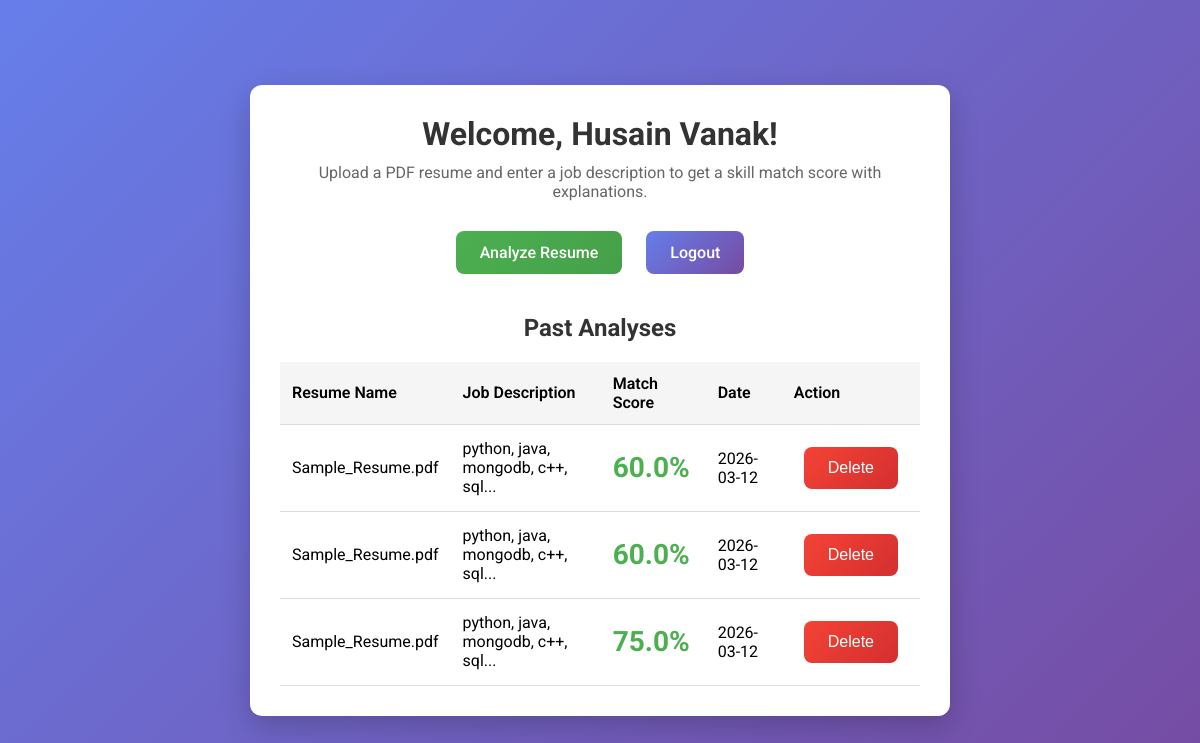
The page /dashboard (signed in) on the database its author committed.
### models.py (models this page shows, shortened)
class User(UserMixin, db.Model):
    id = db.Column(db.Integer, primary_key=True)
    name = db.Column(db.String(100), nullable=False)
    email = db.Column(db.String(120), unique=True, nullable=False)
    password = db.Column(db.String(200), nullable=False)
    created_at = db.Column(db.DateTime, default=datetime.utcnow)
    analyses = db.relationship('ResumeAnalysis', backref='user', lazy=True)

class ResumeAnalysis(db.Model):
    id = db.Column(db.Integer, primary_key=True)
    user_id = db.Column(db.Integer, db.ForeignKey('user.id'), nullable=False)
    resume_name = db.Column(db.String(200), nullable=False)
    job_description = db.Column(db.Text, nullable=False)
    match_score = db.Column(db.Float, nullable=False)
    matched_skills = db.Column(db.Text, nullable=True)  # JSON string
    missing_skills = db.Column(db.Text, nullable=True)  # JSON string
    explanation = db.Column(db.Text, nullable=True)
    created_at = db.Column(db.DateTime, default=datetime.utcnow)

### app.py (the view)
@app.route('/dashboard')
@login_required
def dashboard():
    analyses = ResumeAnalysis.query.filter_by(user_id=current_user.id).order_by(ResumeAnalysis.created_at.desc()).all()
    return render_template('dashboard.html', analyses=analyses)

### app.py (called while the page is built)
@login_manager.user_loader
def load_user(user_id):
    return User.query.get(int(user_id))

### templates/dashboard.html (shortened to what this page needs)
<!DOCTYPE html>
<html lang="en">
<head>
    <link rel="stylesheet" href="{{ url_for('static', filename='style.css') }}">
</head>
<body>
    <div class="container">
        <h1>Welcome, {{ current_user.name }}!</h1>
        <p>Upload a PDF resume and enter a job description to get a skill match score with explanations.</p>
        <a href="{{ url_for('analyze') }}" class="btn">Analyze Resume</a>
        <a href="{{ url_for('logout') }}" class="btn btn-secondary">Logout</a>
        <h2 style="margin-top: 30px;">Past Analyses</h2>
        {% if analyses %}
            <table class="analysis-table">
                <thead>
                    <tr>
                        <th>Resume Name</th>
                        <th>Job Description</th>
                        <th>Match Score</th>
                        <th>Date</th>
                        <th>Action</th>
                    </tr>
                </thead>
                <tbody>
                    {% for analysis in analyses %}
                    <tr>
                        <td>{{ analysis.resume_name }}</td>
                        <td>{{ analysis.job_description[:50] }}...</td>
                        <td><span class="score">{{ analysis.match_score }}%</span></td>
                        <td>{{ analysis.created_at.strftime('%Y-%m-%d') }}</td>
                        <td>
                            <form method="POST" action="{{ url_for('delete_analysis', analysis_id=analysis.id) }}" style="display: inline;">
                                <button type="submit" class="btn btn-danger" onclick="return confirm('Delete this analysis?')">Delete</button>
                            </form>
                        </td>
                    </tr>
                    {% endfor %}
                </tbody>
            </table>
        {% else %}
            <p>No past analyses found.</p>
        {% endif %}
    </div>
</body>
</html>

### static/style.css (style rules this page uses)
* { margin: 0; padding: 0; box-sizing: border-box; }
body { font-family: 'Roboto', sans-serif; background: linear-gradient(135deg, #667eea 0%, #764ba2 100%); margin: 0; padding: 20px; min-height: 100vh; display: flex; align-items: center; justify-content: center; }
.container { max-width: 700px; width: 100%; background: white; padding: 30px; border-radius: 12px; box-shadow: 0 10px 30px rgba(0,0,0,0.2); text-align: center; }
h1 { color: #333; margin-bottom: 10px; font-size: 2em; }
h2 { color: #333; margin-top: 20px; font-size: 1.5em; }
p { color: #666; margin-bottom: 20px; }
form { display: flex; flex-direction: column; gap: 15px; }
button { background: linear-gradient(135deg, #4CAF50, #45a049); color: white; padding: 12px; border: none; border-radius: 8px; font-size: 16px; font-weight: 500; cursor: pointer; transition: transform 0.2s, box-shadow 0.2s; }
.btn { display: inline-block; background: linear-gradient(135deg, #4CAF50, #45a049); color: white; padding: 12px 24px; border: none; border-radius: 8px; font-size: 16px; font-weight: 500; cursor: pointer; transition: transform 0.2s, box-shadow 0.2s; text-decoration: none; margin: 10px; }
.btn-secondary { background: linear-gradient(135deg, #667eea, #764ba2); }
.btn-danger { background: linear-gradient(135deg, #f44336, #d32f2f); }
.score { font-size: 28px; font-weight: 700; margin: 20px 0; color: #4CAF50; }
.analysis-table { width: 100%; border-collapse: collapse; margin-top: 20px; }
.analysis-table th, .analysis-table td { padding: 12px; text-align: left; border-bottom: 1px solid #ddd; }
.analysis-table th { background: #f5f5f5; font-weight: 600; }

### rows shown on the page
User: name "Husain Vanak"
ResumeAnalysis: resume_name "Sample_Resume.pdf", job_description "python, java, mongodb, c++, sql", match_score "60.0", created_at "2026-03-12"
ResumeAnalysis: resume_name "Sample_Resume.pdf", job_description "python, java, mongodb, c++, sql", match_score "60.0", created_at "2026-03-12"
ResumeAnalysis: resume_name "Sample_Resume.pdf", job_description "python, java, mongodb, c++, sql", match_score "75.0", created_at "2026-03-12"
